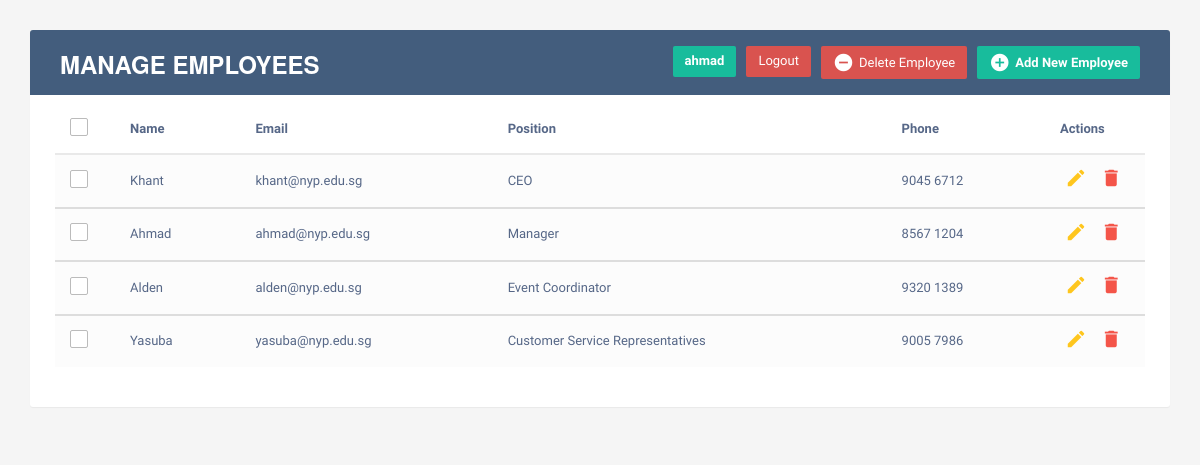
The app's page /employees/ (signed in) with its own data.
### models.py (models this page shows, shortened)
class User(UserMixin, sqldb.Model):
    id = sqldb.Column(sqldb.Integer, primary_key = True)
    username = sqldb.Column(sqldb.String(100), unique= True)
    email = sqldb.Column(sqldb.String(120), unique = True)
    pwdhash = sqldb.Column(sqldb.String(54))

class Employees(sqldb.Model):
    id = sqldb.Column(sqldb.Integer, primary_key = True)
    name = sqldb.Column(sqldb.String())
    email = sqldb.Column(sqldb.String())
    position = sqldb.Column(sqldb.String())
    phone = sqldb.Column(sqldb.String())

### CommuHub_Routing.py (the view)
@app.route('/employees/')
def employees():
    all_emp = Employees.query.all()
    return render_template('employee.html', all_emp=all_emp)

### CommuHub_Routing.py (called while the page is built)
    @login_manager.user_loader
    def load_user(id):
        return User.query.get(int(id))

### templates/employee.html (shortened to what this page needs)
<!DOCTYPE html>
<html lang="en">
<head>
<link rel="stylesheet" href="https://maxcdn.bootstrapcdn.com/font-awesome/4.7.0/css/font-awesome.min.css">
<link rel="stylesheet" href="https://maxcdn.bootstrapcdn.com/bootstrap/3.3.7/css/bootstrap.min.css">
<link href="../static/css/freelancer.min.css" rel="stylesheet">
</head>
<body>
    <div class="container">
        <div class="table-wrapper">
            <div class="table-title">
                <div class="row">
                    <div class="col-sm-6">
						<h2>Manage <b>Employees</b></h2>
					</div>
					<div class="col-sm-6">
						<a href="#addEmployeeModal" class="btn btn-success" data-toggle="modal"><i class="material-icons">&#xE147;</i> <span>Add New Employee</span></a>
						<a href="#deleteEmployeeModal" class="btn btn-danger" data-toggle="modal"><i class="material-icons">&#xE15C;</i> <span>Delete Employee</span></a>
						{% if current_user.is_authenticated %}
						<a class="btn btn-danger" href="{{ url_for('logout') }}">Logout</a></li>
						<a class="btn btn-success" href="#">{{ current_user.username }}</a></li>
						{% else %}
						<a class="btn btn-success" href="{{ url_for('login') }}">Login</a></li>
						{% endif %}
					</div>
                </div>
            </div>
            <table class="table table-striped table-hover">
                <thead>
                    <tr>
						<th>
							<span class="custom-checkbox">
								<label for="selectAll"></label>
							</span>
						</th>
                        <th>Name</th>
                        <th>Email</th>
						<th>Position</th>
                        <th>Phone</th>
                        <th>Actions</th>
                    </tr>
                </thead>
                <tbody>
					{% for b in all_emp %}
                    <tr>
						<td>
							<span class="custom-checkbox">
								<label for="checkbox1"></label>
							</span>
						</td>
                        <td>{{b.name}}</td>
                        <td>{{b.email}}</td>
						<td>{{b.position}}</td>
                        <td>{{b.phone}}</td>
                        <td>
                            <a href="#editEmployeeModal{{b.id}}" class="edit" data-toggle="modal"><i class="material-icons" data-toggle="tooltip" title="Edit">&#xE254;</i></a>
                            <a href="#deleteEmployeeModal{{b.id}}" class="delete" data-toggle="modal"><i class="material-icons" data-toggle="tooltip" title="Delete">&#xE872;</i></a>
                        </td>
					</tr>
				</tbody>
		{% endfor %}
            </table>
        </div>
    </div>
</body>
</html>

### templates/employee.html (style rules this page uses)
body { color: #566787; background: #f5f5f5; font-family: 'Varela Round', sans-serif; font-size: 13px; }
.table-wrapper { background: #fff; padding: 20px 25px; margin: 30px 0; border-radius: 3px; box-shadow: 0 1px 1px rgba(0,0,0,.05); }
.table-title { padding-bottom: 15px; background: #435d7d; color: #fff; padding: 16px 30px; margin: -20px -25px 10px; border-radius: 3px 3px 0 0; }
.table-title h2 { margin: 5px 0 0; font-size: 24px; }
.table-title .btn { color: #fff; float: right; font-size: 13px; border: none; min-width: 50px; border-radius: 2px; border: none; outline: none !important; margin-left: 10px; }
.table-title .btn i { float: left; font-size: 21px; margin-right: 5px; }
.table-title .btn span { float: left; margin-top: 2px; }
table.table tr th, table.table tr td { border-color: #e9e9e9; padding: 12px 15px; vertical-align: middle; }
table.table tr th:first-child { width: 60px; }
table.table tr th:last-child { width: 100px; }
table.table-striped tbody tr:nth-of-type(odd) { background-color: #fcfcfc; }
table.table td:last-child i { opacity: 0.9; font-size: 22px; margin: 0 5px; }
table.table td a { font-weight: bold; color: #566787; display: inline-block; text-decoration: none; outline: none !important; }
table.table td a.edit { color: #FFC107; }
table.table td a.delete { color: #F44336; }
table.table td i { font-size: 19px; }
.custom-checkbox { position: relative; }
.custom-checkbox label:before { width: 18px; height: 18px; }
.custom-checkbox label:before { content: ''; margin-right: 10px; display: inline-block; vertical-align: text-top; background: white; border: 1px solid #bbb; border-radius: 2px; box-sizing: border-box; z-index: 2; }

### records on screen
User: username "ahmad"
Employees: name "Khant", email "khant@nyp.edu.sg", position "CEO", phone "9045 6712"
Employees: name "Ahmad", email "ahmad@nyp.edu.sg", position "Manager", phone "8567 1204"
Employees: name "Alden", email "alden@nyp.edu.sg", position "Event Coordinator", phone "9320 1389"
Employees: name "Yasuba", email "yasuba@nyp.edu.sg", position "Customer Service Representatives", phone "9005 7986"
